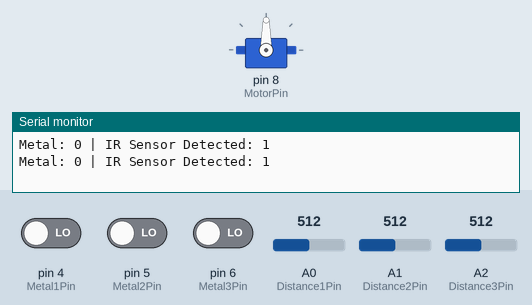
A sketch run on a simulated Arduino Uno, built with avr-gcc and run on an emulated ATmega328P. Shown: servo, the last lines printed to the serial monitor. The test bench sets the inputs (shaded band); at power-on: pin 4 (Metal1Pin) LOW, pin 5 (Metal2Pin) LOW, pin 6 (Metal3Pin) LOW, A0 (Distance1Pin) = 512, A1 (Distance2Pin) = 512, A2 (Distance3Pin) = 512.

Above: at 8.0 s.
8.1 s: pin 4 (Metal1Pin) driven HIGH
At 9.2 s:
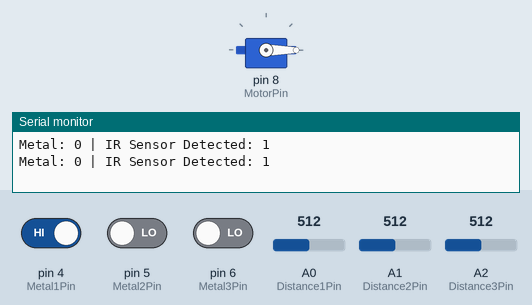
21.9 s: pin 4 (Metal1Pin) driven LOW
At 23.8 s:
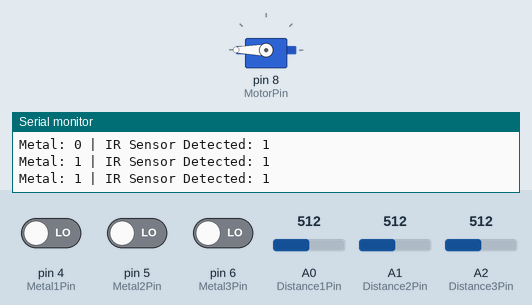
31.3 s: pin 5 (Metal2Pin) driven HIGH
Timing chart, 0 to 51.1 s (numbered marks = the images above; inputs shaded):
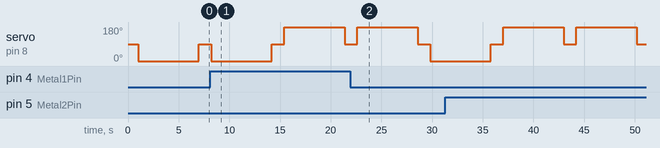

Measured:
- by itself, servo on pin 8 (MotorPin): alternates 180° for 6.0 s and 90° for 1.2 s

The sketch:

ArduinoCode.ino
```cpp
#include <Servo.h>

// Metal Sensor Pin
const int Metal1Pin = 4;
const int Metal2Pin = 5;
const int Metal3Pin = 6;
//Supplementary Metal Sensor
/* const int Metal4Pin = 7;
const int Metal5Pin = 8*/

// IR Distance Sensor Pin
const int Distance1Pin = A0;
const int Distance2Pin = A1;
const int Distance3Pin = A2;
//Supplementary IR Sensor
/*const int Distance4Pin = A3;
const int Distance5Pin = A4*/

// Motor Pin
const int MotorPin = 8;

// Distance Threshold
const int Threshold = 19;

Servo myServo;

void setup() {
  pinMode(Metal1Pin, INPUT);
  pinMode(Metal2Pin, INPUT);
  pinMode(Metal3Pin, INPUT);
  /*pinMode(Metal4Pin, INPUT);
  pinMode(Metal5Pin, INPUT);*/

  myServo.attach(MotorPin, 500, 2500);
  Serial.begin(9600);
  myServo.writeMicroseconds(1500);  //The default value must be the middle value
}

void loop() {
  bool MetalDetected = (digitalRead(Metal1Pin) == HIGH) || (digitalRead(Metal2Pin) == HIGH) || (digitalRead(Metal3Pin) == HIGH)/*|| (digitalRead(Metal4Pin) == HIGH) || (digitalRead(Metal5Pin) == HIGH)*/;
  int volt1 = map(analogRead(Distance1Pin), 0, 1023, 0, 5000); //Convert analog signal (0~1023) to voltage (0~5000mV)
  int volt2 = map(analogRead(Distance2Pin), 0, 1023, 0, 5000);
  int volt3 = map(analogRead(Distance3Pin), 0, 1023, 0, 5000);
  /*int volt4 = map(analogRead(Distance4Pin), 0, 1023, 0, 5000);
  int volt5 = map(analogRead(Distance5Pin), 0, 1023, 0, 5000); */

  int Distance1 = (27.61 / (volt1 - 0.1696)) * 1000;          //Convert voltage to distance(cm)
  int Distance2 = (27.61 / (volt2 - 0.1696)) * 1000;
  int Distance3 = (27.61 / (volt3 - 0.1696)) * 1000;
  /* int Distance4 = (27.61 / (volt4 - 0.1696)) * 1000;
  int Distance5 = (27.61 / (volt5 - 0.1696)) * 1000;*/
  //Return 1 if distance is less than threshold
  bool ObjectDetected = (Distance1 < Threshold) || (Distance2 < Threshold) || (Distance3 < Threshold)/*|| (Distance4 < Threshold) || (Distance5 < Threshold)*/;

  Serial.print("Metal: ");
  Serial.print(MetalDetected);
  Serial.print(" | IR Sensor Detected: ");
  Serial.println(ObjectDetected);

  if (MetalDetected && ObjectDetected) {
    delay(1000);                            //Short delay after signal detection
    myServo.writeMicroseconds(2500);        //Rotate 90 degrees counterclockwise
    delay(6000);                            //Delay for carton to drop
    myServo.write(1500);                    //Return to original position
  } else if (!MetalDetected && ObjectDetected) {
    delay(1000);
    myServo.writeMicroseconds(500);         //Rotate 90 degrees clockwise
    delay(6000);
    myServo.writeMicroseconds(1500);
  }

  delay(200); //Status check interval
}
```
